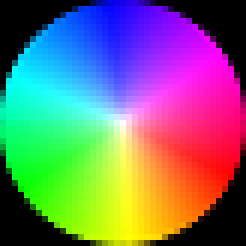
//> input picture data/color_space2.png, 41 x 41 px (shown 6 times larger)
$ ./video_compress ../data/color_space2.png ../data/color_space2.png   (built with g++ and OpenCV 4)
//> lines starting //> are read from the running program, lines starting //| are printed output that depends on the picture; after the words box and inside, x2 and y2 are one past the last pixel; in counts of white or black regions, pixels touching at a corner belong together
//> further down, cur_frame is the input picture: 41 rows x 41 cols, CV_8UC3; mean B, G, R 114.2, 113.1, 115.8
### lib/video_compress_lib.h
#ifndef __VIDEO_COMPROCESS_LIB_H__
#define __VIDEO_COMPROCESS_LIB_H__

#include <iostream>
#include <math.h>
#include <opencv4/opencv2/imgproc.hpp>
#include <opencv4/opencv2/highgui.hpp>
#include <time.h>
#include <chrono>
#include <vector>

double Cal_MSE(const cv::Mat &predict_frame,const cv::Mat &target_frame);
void Get_chrominance(cv::Mat &origin_img,cv::Mat &chrom_img);
double Cal_PSNR(double mse,int max_i=255);
void Get_error_image(cv::Mat &origin_img, cv::Mat &compare_img, cv::Mat &error_img);
void DCT_transform(cv::Mat &src, cv::Mat &output, int size=8);
void IDCT_transform(cv::Mat &src, cv::Mat &output, int size=8);


#endif

### lib/fast_BMA_lib.h
#ifndef __FAST_BMA_LIB_H__
#define __FAST_BMA_LIB_H__

#include "EBMA_lib.h"
void BMA_2Dlog(cv::Mat &current_frame,cv::Mat &ref_frame,cv::Mat &predict_frame,short search_size,short block_size);
void BMA_NTSS(cv::Mat &current_frame,cv::Mat &ref_frame,cv::Mat &predict_frame,short search_size,short block_size);
void Diamond_search(cv::Mat &current_frame,cv::Mat &ref_frame,cv::Point &block_pos,cv::Point &now_pos,cv::Point &mv_temp,double &min,int &n_search_point,short block_size,short step_size);
void Fast_Square_search(cv::Mat &current_frame,cv::Mat &ref_frame,cv::Point &block_pos,cv::Point &now_pos,cv::Point &mv_temp,double &min,int &n_search_point,short block_size,short step_size);
void Fst_step_NTSS(cv::Mat &current_frame,cv::Mat &ref_frame,cv::Point &block_pos,cv::Point &now_pos,cv::Point &mv_temp,double &min,int &n_search_point,short block_size,short step_size);
void Square_search(cv::Mat &current_frame,cv::Mat &ref_frame,cv::Point &block_pos,cv::Point &now_pos,cv::Point &mv_temp,double &min,int &n_search_point,short block_size,short step_size);
void BMA_TSS(cv::Mat &current_frame,cv::Mat &ref_frame,cv::Mat &predict_frame,short search_size,short block_size);
void BMA_4SS(cv::Mat &current_frame,cv::Mat &ref_frame,cv::Mat &predict_frame,short search_size,short block_size);
#endif

### lib/EBMA_lib.h
#ifndef __EBMA_LIB_H__
#define __EBMA_LIB_H__

#include <iostream>
#include <math.h>
#include <opencv4/opencv2/imgproc.hpp>
#include <opencv4/opencv2/highgui.hpp>
#include <time.h>
#include <chrono>
#include <vector>

void EBMA(cv::Mat &current_frame,cv::Mat &ref_frame,cv::Mat &predict_frame,short search_size,short block_size);
int Check_index_boundry(int index,int upper_boundry,int low_boundry);
void Set_MV_color(cv::Mat &MV,cv::Point &mv,cv::Point &set_pos,short  block_size);
double Cal_EOF(cv::Mat &current_frame,cv::Mat &ref_frame,cv::Point &mv_temp,cv::Point &block_pos,short block_size,short p=2);
void Predict_ref_frame(cv::Mat &predict_frame,cv::Mat &ref_frame,cv::Point &mv,cv::Point &block_pos,short block_size);
double Cal_EDFD(cv::Mat &current_frame,cv::Mat &ref_frame,cv::Point &mv_temp,cv::Point &block_pos,short block_size,short p=1);


#endif

### lib/video_compress_lib.cpp
#include "video_compress_lib.h"
#include "opencv2/core.hpp"
#include "opencv2/highgui.hpp"
#include <cmath>

void Get_chrominance(cv::Mat &origin_img,cv::Mat &chrom_img)
{
    std::vector<cv::Mat> spl_cvtColor_img;
    cv::Mat cvtColor_img;
    cv::cvtColor(origin_img,cvtColor_img,cv::COLOR_BGR2Lab);
//> cvtColor_img: 41 rows x 41 cols, CV_8UC3; mean of channels 0, 1, 2 139.3, 138.9, 133.1
    cv::split(cvtColor_img,spl_cvtColor_img);
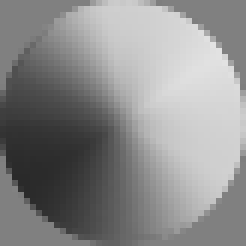
//> spl_cvtColor_img[1]: 41 rows x 41 cols, CV_8UC1 (shown 6 times larger); min 42, max 226, mean 138.9
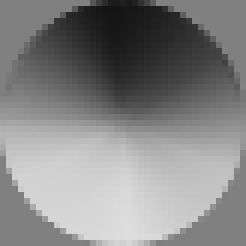
//> spl_cvtColor_img[2]: 41 rows x 41 cols, CV_8UC1 (shown 6 times larger); min 21, max 222, mean 133.1
    chrom_img = spl_cvtColor_img.at(0);

}
double Cal_MSE(const cv::Mat &predict_frame,const cv::Mat &target_frame)
{
    double sum = 0;
    double MSE;

    for(int i = 0 ; i < predict_frame.rows;i++)
    {
        for(int j = 0 ; j < predict_frame.cols;j++)
        {
            int predict_I = predict_frame.at<uchar>(i,j);
            int target_I = target_frame.at<uchar>(i,j);
            MSE = std::round(std::sqrt(std::pow(predict_I - target_I,2))*1000)/1000;
            sum +=MSE;

        }
    }
    return sum/(predict_frame.rows*predict_frame.cols);
}
double Cal_PSNR(double mse, int max_i)
{
    return 10 * std::log10((max_i*max_i)/mse);
}


// [33 lines left out: functions Get_error_image, Add_image, not called in this run]

void DCT2D(cv::Mat &src, cv::Mat &output, int size)
{

    output = cv::Mat::zeros(src.size(),src.type());
    float Cu, Cv ;
    for(int u = 0 ; u < size ; u++)
    {
        for(int v = 0; v < size ; v++)
        {
            float temp = 0.0;
            for(int m = 0 ; m < size ; m++)
            {
                for(int n = 0 ; n < size ; n++)
                {
                    temp += src.at<float>(m,n) * std::cos(((2*m+1)*u*M_PI)/(2*size)) * std::cos(((2*n+1)*v*M_PI)/(2*(float)size));
                    //printf(" (%d, %d) : %3f \t",m,n,src.at<float>(u,v));
                }
               // printf("\n");
            }
            if(u == 0 && v == 0)
                Cu = Cv = std::sqrt(1/(float)size);
            else
                Cu = Cv = std::sqrt(2/(float)size);
            output.at<float>(u,v) = Cu * Cv * temp;
        }
    }
    //cv::imshow("block", src);
    //cv::imshow("dct block", output);
    //cv::waitKey(0);
}

// [30 lines left out: function IDCT2D, not called in this run]
void DCT_transform(cv::Mat &src, cv::Mat &output, int size)
{
    output = cv::Mat::zeros(src.size(),src.type());
    cv::Mat block;
    cv::Mat dct_block;
    cv::Mat output_block;

    for(int i = 0 ; i < src.rows; i = i+size)
    {
        for(int j = 0 ; j < src.cols ; j = j+size)
        {
            block = src(cv::Rect(j,i,size,size)).clone();
            output_block = output(cv::Rect(j,i,size,size));
            DCT2D(block, dct_block, size);
            dct_block.copyTo(output_block);
        }
    }

    //cv::imshow("dct output", output);

}
// [294 lines left out: functions IDCT_transform, zigzag_limit, zigzag_remove, Quantizer, zigzag_scan, reconstruction, not called in this run]

### lib/fast_BMA_lib.cpp
#include "EBMA_lib.h"

static bool Check_search_boundry(cv::Point &search_pt,int M_width,int M_height)
{
    if(search_pt.x < M_width && search_pt.x >= 0 && search_pt.y < M_height && search_pt.y >= 0)
        return true;
    else
        return false;
}
// [72 lines left out: functions Diamond_search, Square_search, not called in this run]
void Fst_step_NTSS(cv::Mat &current_frame,cv::Mat &ref_frame,cv::Point &block_pos,cv::Point &now_pos,cv::Point &mv_temp,double &min,int &n_search_point,short block_size,short step_size)
{
    int M_width = current_frame.cols;
    int M_height = current_frame.rows;
    mv_temp = cv::Point(0,0);
    for(int Sx = -1*step_size ; Sx <= 1*step_size ; Sx += step_size)
    {
        for(int Sy = -1*step_size ; Sy <= 1*step_size ; Sy += step_size)
        {
            cv::Point search_v = cv::Point(Sx,Sy);
            cv::Point search_pt(now_pos.x+Sx,now_pos.y+Sy);
            cv::Point now_mv(search_pt.x - block_pos.x,search_pt.y - block_pos.y);

            n_search_point++;
            if(Check_search_boundry(search_pt,M_width,M_height))
            {
                double criterion = Cal_EOF(current_frame,ref_frame,now_mv,block_pos,block_size);
                if(criterion < min  )
                {
                    min = criterion;
                    mv_temp = search_v;
                }
            }
        }
    }
    for(int Sx = -1 ; Sx <= 1 ; Sx++ )
    {
        for(int Sy = -1 ; Sy <= 1 ; Sy++)
        {
            cv::Point search_v = cv::Point(Sx,Sy);
            cv::Point search_pt(now_pos.x+Sx,now_pos.y+Sy);
            cv::Point now_mv(search_pt.x - block_pos.x,search_pt.y - block_pos.y);
            if((Sx == 0 && Sy == 0))
                continue;

            n_search_point++;
            if(Check_search_boundry(search_pt,M_width,M_height))
            {
                double criterion = Cal_EOF(current_frame,ref_frame,now_mv,block_pos,block_size);
                if(criterion < min  )
                {
                    min = criterion;
                    mv_temp = search_v;
                }
            }
        }
    }
}
// [118 lines left out: functions Fast_Square_search, BMA_4SS, not called in this run]
void BMA_NTSS(cv::Mat &current_frame,cv::Mat &ref_frame,cv::Mat &predict_frame,short search_size,short block_size)
{
//> called with search_size = 32, block_size = 16
    int M_width = current_frame.cols;
//> M_width = 41
    int M_height = current_frame.rows;
//> M_height = 41
    int candidate_cols = M_width/block_size;
//> candidate_cols = 2
    int candidate_rows = M_height/block_size;
//> candidate_rows = 2
    predict_frame = cv::Mat(current_frame.size(),current_frame.type());
    cv::Mat MV_line = cv::Mat::zeros(current_frame.size(),current_frame.type());
    cv::Mat MV_color = cv::Mat::zeros(current_frame.size(),CV_8UC3);
    short step_size = std::ceil(search_size/2);
    int max_search_pt = 0;
    int min_search_pt = 1000;

    for(int i = 0; i < candidate_rows;i++)
    {
        for(int j = 0;j < candidate_cols;j++)
        {
            cv::Point MV(0,0);

            cv::Point block_pos(j*block_size,i*block_size); // the left top corner position of the candidate block
            cv::Point now_pos = block_pos;                  // the moving search point with square or diamand search
            cv::Point mv_temp(-1,-1);                       // the temp best search point

            short temp_step_size = step_size;
            bool search_one_block = true;
            double min = 10000;
            int step = 1;
            int n_search_point = 0;
            while(search_one_block)
            {
                if(step == 1)
                {
                    Fst_step_NTSS(current_frame,ref_frame,block_pos,now_pos,mv_temp,min,n_search_point,block_size,temp_step_size);
                    if(mv_temp.x == 0 && mv_temp.y == 0)
                        search_one_block = false;
                    else if( std::abs(mv_temp.x) == 1 || std::abs(mv_temp.y) == 1)
                    {
                        temp_step_size = 1;
                        step = 2;
                    }
                    else
                    {
                        temp_step_size = std::ceil((double)temp_step_size/2);
                        step = 3;
                    }
                }
                else if(step == 2 )
                {
                    Fast_Square_search(current_frame,ref_frame,block_pos,now_pos,mv_temp,min,n_search_point,block_size,temp_step_size);
                    search_one_block = false;
                }
                else if(step == 3)
                {
                    Square_search(current_frame,ref_frame,block_pos,now_pos,mv_temp,min,n_search_point,block_size,temp_step_size);
                    if(temp_step_size == 1 || (mv_temp.x == 0 && mv_temp.y == 0))
                        search_one_block = false;
                    else
                        temp_step_size = std::ceil((double)temp_step_size/2);

                }

                MV.x += mv_temp.x;
                MV.y += mv_temp.y;
                now_pos.x += mv_temp.x;
                now_pos.y += mv_temp.y;

            }
//> this loop made 1 pass
//> (mv_temp, min, n_search_point) on pass 1: (Point(0, 0), 0, 17)
//> after the loop, block_pos = Point(0, 0); now_pos = Point(0, 0); min = 0; n_search_point = 17; block_size = 16; temp_step_size = 16; search_one_block = false; step = 1
            if(n_search_point > max_search_pt)
                max_search_pt = n_search_point;
//> max_search_pt = 17
            if(n_search_point < min_search_pt)
                min_search_pt = n_search_point;
//> min_search_pt = 17
            //printf("search pt n : %d \n",n_search_point);
            //printf("step : %d \n",step);

            cv::Point global_MV(block_pos.x+MV.x,block_pos.y+MV.y);
//> global_MV = Point(0, 0)
            cv::line(MV_line,block_pos,global_MV,cv::Scalar(255));
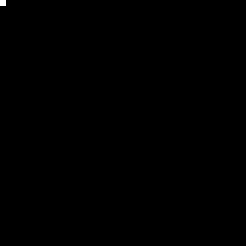
//> MV_line: 41 rows x 41 cols, CV_8UC1 (shown 6 times larger); 0.06% white in thin lines or dots, all inside (x1, y1, x2, y2) = (0, 0, 1, 1)
            Set_MV_color(MV_color,MV,block_pos,block_size);
            Predict_ref_frame(predict_frame,ref_frame,MV,block_pos,block_size);
        }
    }
    printf("max search pt n : %d \n",max_search_pt);
    printf("min search pt n : %d \n",min_search_pt);
    cv::imshow("mv line",MV_line);
    cv::imshow("mv color",MV_color);
}
// [130 lines left out: functions BMA_TSS, BMA_2Dlog, not called in this run]

### lib/EBMA_lib.cpp
#include "EBMA_lib.h"
#include "opencv2/core.hpp"
#include <cmath>

// [14 lines left out: function Check_search_boundry, not called in this run]
void Set_MV_color(cv::Mat &MV,cv::Point &mv,cv::Point &set_pos,short  block_size)
{
//> called with block_size = 16
    cv::Mat colorSpace = cv::imread("../data/color_space2.png");
    if(colorSpace.empty())
    {
        printf("didn't found colos space\n");
        return;
    }

    cv::Point center(colorSpace.cols/2,colorSpace.rows/2);
//> center = Point(20, 20)
    for(int i = 0 ; i < block_size;i++)
    {
        for(int j = 0 ; j < block_size;j++)
        {
            MV.at<cv::Vec3b>(set_pos.y+j,set_pos.x+i)[0] = colorSpace.at<cv::Vec3b>(std::round(center.y+mv.y),std::round(center.x+mv.x))[0];
            MV.at<cv::Vec3b>(set_pos.y+j,set_pos.x+i)[1] = colorSpace.at<cv::Vec3b>(center.y+mv.y,center.x+mv.x)[1];
            MV.at<cv::Vec3b>(set_pos.y+j,set_pos.x+i)[2] = colorSpace.at<cv::Vec3b>(center.y+mv.y,center.x+mv.x)[2];
        }
    }
//> this loop made 16 passes
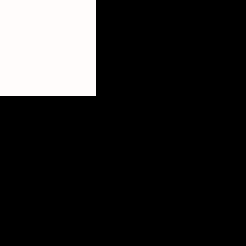
//> MV: 41 rows x 41 cols, CV_8UC3 (shown 6 times larger); mean B, G, R 38.2, 38.4, 38.8
    cv::imshow("color space",colorSpace);

}

int Check_index_boundry(int index,int upper_boundry,int low_boundry)
{
    if(index >= upper_boundry)
        return upper_boundry-1;
    else if(index <= low_boundry)
        return low_boundry;
    else
        return index;
}
double Cal_EOF(cv::Mat &current_frame,cv::Mat &ref_frame,cv::Point &mv_temp,cv::Point &block_pos,short block_size,short p)
{
    int M_width = current_frame.cols;
    int M_height = current_frame.rows;
    double sum = 0;
    double OF_value = 0;
    for(int bx = 0 ; bx < block_size;bx++)
    {
        for(int by = 0 ; by < block_size;by++)
        {
            cv::Point now_pos(block_pos.x+bx,block_pos.y+by);
            int cur_I = current_frame.at<uchar>(now_pos);
            int del_x = current_frame.at<uchar>(now_pos.y,std::min(now_pos.x + 1,M_width-1 )) - cur_I;
            int del_y = current_frame.at<uchar>(std::min(now_pos.y+1,M_height-1),now_pos.x  )  - cur_I;
            int ref_I = ref_frame.at<uchar>(now_pos);
            int del_I = del_x*mv_temp.x + del_y*mv_temp.y;

            if(p == 1)
                OF_value = std::abs(del_I + ref_I -cur_I);
            else
                OF_value = std::sqrt( (del_I + ref_I -cur_I)*(del_I + ref_I -cur_I));

            sum += OF_value;
        }
    }
    return sum;

}
void Predict_ref_frame(cv::Mat &predict_frame,cv::Mat &ref_frame,cv::Point &mv,cv::Point &block_pos,short block_size)
{
//> called with block_size = 16
    int M_width = ref_frame.cols;
//> M_width = 41
    int M_height = ref_frame.rows;
//> M_height = 41
    for(int bx = 0 ; bx < block_size;bx++)
    {
        for(int by = 0 ; by<block_size;by++)
        {
            cv::Point now_pos(block_pos.x+bx,block_pos.y+by);
            int predict_index_x = Check_index_boundry(now_pos.x+mv.x,M_width,0);
            int predict_index_y = Check_index_boundry(now_pos.y+mv.y,M_height,0);
            predict_frame.at<uchar>(now_pos) = ref_frame.at<uchar>(predict_index_y,predict_index_x);
        }
    }

}
// [76 lines left out: functions Cal_EDFD, EBMA, not called in this run]

### test/video_compress.cpp
#include <opencv2/highgui.hpp>
#include <opencv2/imgproc.hpp>
#include <string.h>
#include <iostream>
#include "EBMA_lib.h"
#include "fast_BMA_lib.h"
#include "video_compress_lib.h"


int main(int argc,char **argv)
{
    if(argc != 3)
    {
        printf("you have to type the two picture path\n");
        return 0;
    }
    std::string current_frame_path = argv[1];
    //printf("current frame path : %s\n",current_frame_path.c_str());
    std::string ref_frame_path = argv[2];
    //printf("ref frame path : %s\n",ref_frame_path.c_str());
    cv::Mat cur_frame = cv::imread(current_frame_path);

    if(cur_frame.empty())
    {
        printf("%s didm't have picture\n",current_frame_path.c_str());
        return 0;
    }
    cv::Mat cur_img = cur_frame.clone();

    cv::Mat ref_frame = cv::imread(ref_frame_path);
    if(ref_frame.empty())
    {
        printf("%s didm't have picture\n",ref_frame_path.c_str());
        return 0;
    }
    cv::Mat ref_img = ref_frame.clone();

    cv::Mat predict_frame;
    cv::Mat diff_frame;
    cv::Mat L_cur_frame,L_ref_frame;
    cv::Mat error_img;
    cv::Mat error_float_img;
    cv::Mat dct_error_img;
    cv::Mat idct_error_img;
    cv::Mat limited_dct_error_img;
    cv::Mat quantized_dct_error_img;
    cv::Mat limited_idct_error_img;
    cv::Mat quantized_idct_img;
    cv::Mat show_dct_img;
    cv::Mat show_idct_img;
    cv::Mat show_limited_idct_img;
    cv::Mat show_limited_dct_img;
    cv::Mat show_quantized_idct_img;
    cv::Mat show_quantized_dct_img;
    cv::Mat show_error_img;
    cv::Mat show_reconstruct_img;
    cv::Mat reconstruct_img;


    Get_chrominance(cur_img,L_cur_frame);
    Get_chrominance(ref_img,L_ref_frame);

    //EBMA(L_cur_frame,L_ref_frame,predict_frame,32,16);
    BMA_NTSS(L_cur_frame,L_ref_frame,predict_frame,32,16);
//> in BMA_NTSS, `cv::imshow("mv color",MV_color);`:
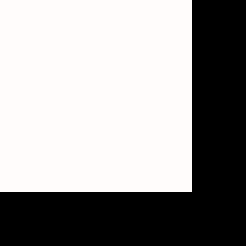
//> window 'mv color': 41 rows x 41 cols, CV_8UC3 (shown 6 times larger); mean B, G, R 152.9, 153.5, 155.3
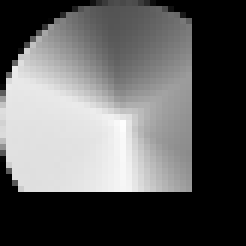
//> predict_frame: 41 rows x 41 cols, CV_8UC1 (shown 6 times larger); min 0, max 253, mean 95.6
    double mse = Cal_MSE(predict_frame,L_ref_frame);
//> the loop in Cal_MSE, `for(int i = 0 ; i < predict_frame.rows;i++)` made 41 passes
//> (MSE, sum) on passes 1 to 12: (0, 0), (0, 0), (0, 0), (0, 1), (0, 150), (0, 460), (0, 920), (0, 1509), (0, 2238), (0, 3105), (0, 4044), (0, 5097)
//> after the loop in Cal_MSE, `for(int i = 0 ; i < predict_frame.rows;i++)`: MSE = 0; sum = 73476
//> mse = 43.71
    double PSNR = Cal_PSNR(mse) ;
//> PSNR = 31.73

    // [6 lines of commented-out code are left out]
    cv::subtract(L_cur_frame,predict_frame,error_img);
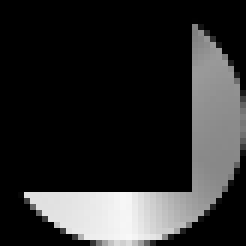
//> error_img: 41 rows x 41 cols, CV_8UC1 (shown 6 times larger); min 0, max 248, mean 43.7

    //predict_frame.convertTo(predict_frame, CV_32F,1/255.0);
    error_img.convertTo(error_float_img, CV_32F);
    //DCT_transform(predict_frame, dct_error_img);
    DCT_transform(error_float_img, dct_error_img);
//> (the run ends here: the program stops with an error, at `for(int i = 0 ; i < src.rows; i = i+size)`)
